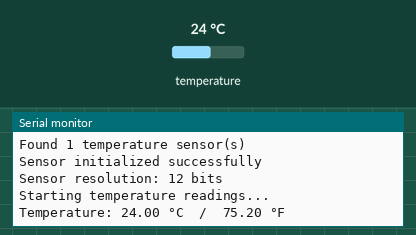
A sketch run on a simulated ESP32. Shown: the last lines printed to the serial monitor. The inputs (shaded band) are chosen by the test bench; at power-on: temperature 24 °C.

Above: at 2.2 s.
2.3 s: temperature set to 12 °C
At 4.5 s:
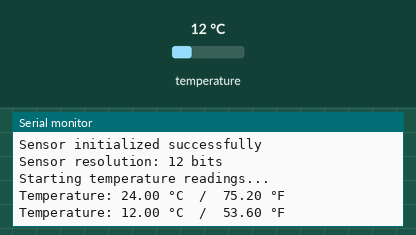
4.8 s: temperature set to 19 °C
At 5.8 s:
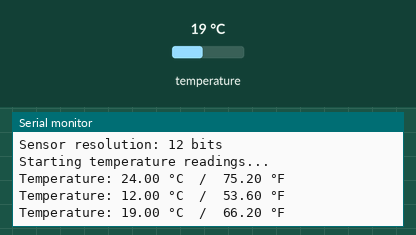
Timing chart, 0 to 7.8 s (numbered marks = the images above; inputs shaded):
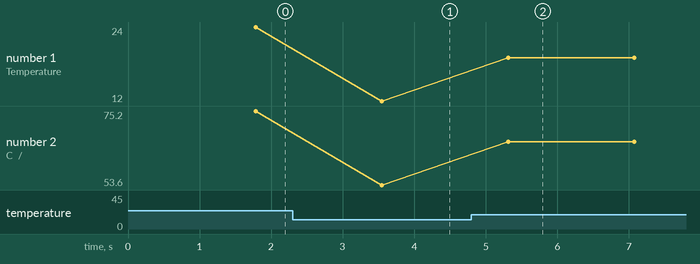

Measured:
- after the input at 2.3 s, the serial monitor: prints a new line after 1.2 s (image 1)
- after the input at 4.8 s, the serial monitor: prints a new line after 0.51 s (image 2)
- plotted number 1: 12 → 19 after the input at 4.8 s
- plotted number 2: 75.2 → 53.6 after the input at 2.3 s, 53.6 → 66.2 after the input at 4.8 s

The sketch:

test_temperature.ino
```cpp
/*
 * Test Program: Temperature Sensor
 *
 * Tests the DS18B20 temperature sensor
 * - Sensor connected to pin D32
 * - Displays temperature readings every second
 * - Shows temperature in Celsius and Fahrenheit
 */

#include <OneWire.h>
#include <DallasTemperature.h>

#define TEMP_SENSOR_PIN 32

OneWire oneWire(TEMP_SENSOR_PIN);
DallasTemperature tempSensor(&oneWire);

void setup() {
  Serial.begin(115200);
  Serial.println("\n=== Temperature Sensor Test ===");
  Serial.println("Testing DS18B20 on pin D32");

  // Initialize temperature sensor
  tempSensor.begin();

  // Get sensor info
  int deviceCount = tempSensor.getDeviceCount();
  Serial.print("Found ");
  Serial.print(deviceCount);
  Serial.println(" temperature sensor(s)");

  if (deviceCount > 0) {
    Serial.println("Sensor initialized successfully");

    // Get sensor resolution
    int resolution = tempSensor.getResolution();
    Serial.print("Sensor resolution: ");
    Serial.print(resolution);
    Serial.println(" bits");
  } else {
    Serial.println("ERROR: No temperature sensor found!");
    Serial.println("Check wiring and connections");
  }

  Serial.println("\nStarting temperature readings...\n");
  delay(1000);
}

void loop() {
  // Request temperature reading
  tempSensor.requestTemperatures();

  // Get temperature in Celsius
  float tempC = tempSensor.getTempCByIndex(0);

  // Check if reading is valid
  if (tempC == DEVICE_DISCONNECTED_C) {
    Serial.println("ERROR: Temperature sensor disconnected!");
  } else {
    // Calculate Fahrenheit
    float tempF = tempC * 9.0 / 5.0 + 32.0;

    // Display readings
    Serial.print("Temperature: ");
    Serial.print(tempC);
    Serial.print(" °C  /  ");
    Serial.print(tempF);
    Serial.println(" °F");

    // Warn if temperature is high
    if (tempC > 50.0) {
      Serial.println("  WARNING: High temperature!");
    }
    if (tempC > 80.0) {
      Serial.println("  CRITICAL: Temperature too high!");
    }
  }

  delay(1000);
}
```
